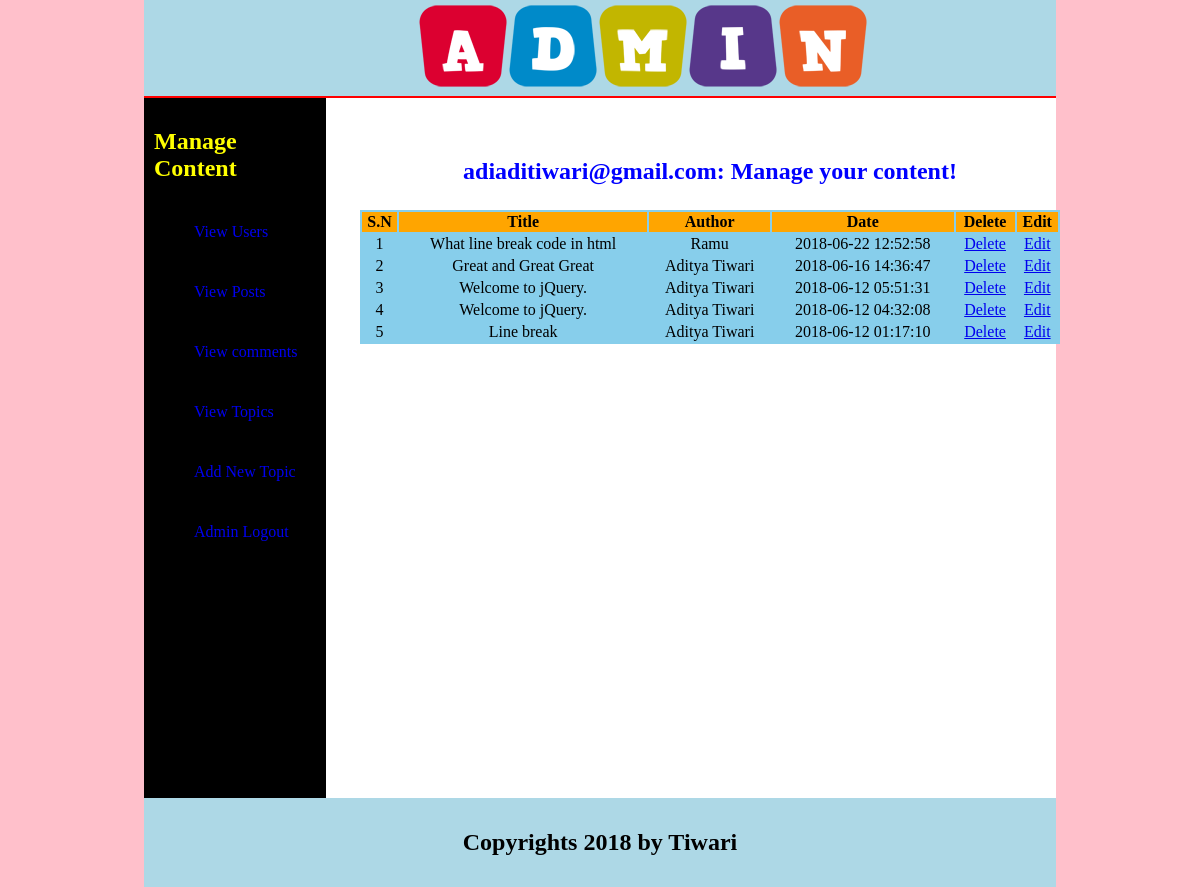
The app's page /admin/index.php?view_posts (signed in) with its own data.
### tables this page shows
CREATE TABLE IF NOT EXISTS `users` (
  `user_id` int(11) NOT NULL AUTO_INCREMENT,
  `user_name` varchar(255) NOT NULL,
  `user_pass` varchar(255) NOT NULL,
  `user_email` varchar(255) NOT NULL,
  `user_country` text NOT NULL,
  `user_gender` text NOT NULL,
  `user_birthday` text NOT NULL,
  `user_image` text NOT NULL,
  `user_reg_date` text NOT NULL,
  `user_last_login` text NOT NULL,
  `status` text NOT NULL,
  `ver_code` int(100) NOT NULL,
  `posts` text NOT NULL,
  PRIMARY KEY (`user_id`)
);

CREATE TABLE IF NOT EXISTS `posts` (
  `post_id` int(11) NOT NULL AUTO_INCREMENT,
  `user_id` int(11) NOT NULL,
  `topic_id` int(11) NOT NULL,
  `post_title` text NOT NULL,
  `post_content` text NOT NULL,
  `post_date` timestamp NOT NULL DEFAULT CURRENT_TIMESTAMP,
  PRIMARY KEY (`post_id`)
);

### admin/includes/view_posts.php (the view, shortened to what this page needs)
<table align="center" width="700" bgcolor="skyblue">
	<tr bgcolor="orange" border="1">
       <th>S.N</th>
       <th>Title</th>
       <th>Author</th>
       <th>Date</th>
       <th>Delete</th>
       <th>Edit</th>
	</tr>
<?php
  include("includes/connection.php");
  $sel_posts="select * from posts ORDER by 1 DESC";
  $run_posts=mysqli_query($con,$sel_posts);
  $i=0;
  while($row_posts=mysqli_fetch_array($run_posts)){
  	$post_id=$row_posts['post_id'];
  	$user_id=$row_posts['user_id'];
  	$post_title=$row_posts['post_title'];
  	$post_date=$row_posts['post_date'];
  	$i++;
  	$sel_user="select * from users where user_id='$user_id'";
  	$run_user=mysqli_query($con,$sel_user);
   while($row_users=mysqli_fetch_array($run_user)) {
      $user_name=$row_users['user_name'];
?>
<tr align="center">
	<td><?php echo $i; ?></td>
	<td><?php echo $post_title; ?></td>
	<td><?php echo $user_name; ?></td>
	<td><?php echo $post_date; ?></td>
	<td><a href="index.php?view_posts&delete=<?php echo $post_id; ?>">Delete</a></td>
	<td><a href="index.php?view_posts&edit=<?php echo $post_id; ?>">Edit</a></td>
</tr>
<?php } }?>
</table>

### admin/admin_style.css (style rules this page uses)
body { background-color: pink; padding: 0; margin: 0; }
* { box-sizing: border-box; }

### records on screen
posts: post_title "What line break code in html", post_date "2018-06-22 12:52:58"
users: user_name "Ramu"
posts: post_title "Great and Great Great", post_date "2018-06-16 14:36:47"
users: user_name "Aditya Tiwari"
posts: post_title "Welcome to jQuery.", post_date "2018-06-12 05:51:31"
posts: post_title "Welcome to jQuery.", post_date "2018-06-12 04:32:08"
posts: post_title "Line break", post_date "2018-06-12 01:17:10"

### other values on screen
$_SESSION['admin_email'] "adiaditiwari@gmail.com"
